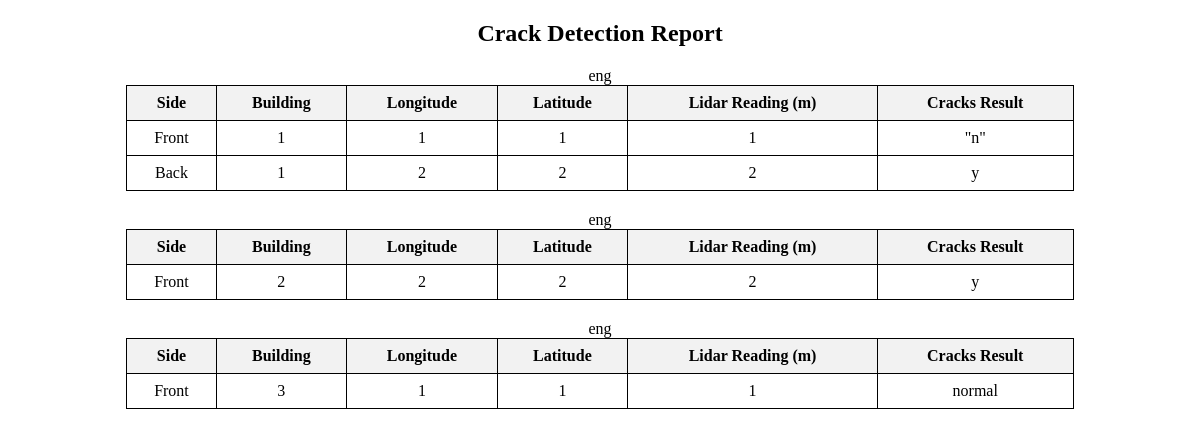
Page /usr_d/1 on the committed database.
### myapp/models.py (models this page shows, shortened)
class Signup_form(models.Model):
    firstname = models.CharField(max_length=30 , blank = True)
    lastname = models.CharField(max_length=30, blank = True)
    email = models.CharField(max_length=30, blank=True, unique=True)
    password = models.CharField(max_length=20, blank=True)
    project_name = models.CharField(max_length=30, blank = True)
    data_time = models.DateTimeField(default=datetime.now,blank=True)

class project_data(models.Model):
    user = models.ForeignKey(Signup_form, on_delete=models.CASCADE, related_name='projects_data',null=True,unique=False)
    lon = models.CharField(null=True, max_length=10)
    lat = models.CharField(null=True,max_length=10)
    lid = models.CharField(null=True,max_length=10)
    result = models.CharField(null=True,max_length=10)
    face = models.CharField(max_length=10, blank=True )
    building_id = models.IntegerField()

### myapp/views.py (the view)
# urls.py: path("usr_d/<int:id>", user_projects_view, name = 'usr_d'),
def user_projects_view(request, id):
    global user_email
    try:
        projects = []
        user_data = Signup_form.objects.get(id=id)
        print(f" user: {user_data.firstname}")
        all_projects = project_data.objects.filter(user = user_data)
        print(all_projects)
    except Signup_form.DoesNotExist:
        return HttpResponseRedirect(reverse("login"))
        projects = []
    all_data = []
    current_building_id = None
    current_group = []
    try:
        for project in all_projects:
                print(f"Processing data for project: {user_data.project_name}")
                record = project
                for i in range(len(record.lon)):
                    data_point = {
                        'project_name': user_data.project_name,
                        'user_id': record.user.id ,
                        'longitude': record.lon,
                        'latitude': record.lat,
                        'lidar': record.lid,
                        'cracks': record.result,
                        'face': record.face,
                        'building_id': record.building_id,
                    }
                    if current_building_id is None or current_building_id == record.building_id:
                        current_group.append(data_point)
                    else:
                        all_data.append(current_group)
                        current_group = [data_point]
                    current_building_id = record.building_id
        if current_group:
            all_data.append(current_group)
        print(all_data)
    except Exception as e:
        print(f"There was an error: {e}")
        all_data = []
    return render(request, 'usr_admin.html', {'data': all_data})

### myapp/templates/usr_admin.html (shortened to what this page needs)
<!DOCTYPE html>
<html lang="en">
<head>
</head>
<body>
    <div class="container">
        <h2>Crack Detection Report</h2>
        {% for one_data in data %}
        {{one_data.0.project_name}}
        <table>
            <thead>
                <tr>
                    <th>Side</th>
                    <th>Building</th>
                    <th>Longitude</th>
                    <th>Latitude</th>
                    <th>Lidar Reading (m)</th>
                    <th>Cracks Result</th>
                </tr>
            </thead>
            <tbody>
                {% for record in one_data %}
                <tr>
                    <td>{{ record.face }}</td>
                    <td>{{ record.building_id }}</td>
                    <td>{{ record.longitude }}</td>
                    <td>{{ record.latitude }}</td>
                    <td>{{ record.lidar }}</td>
                    <td>{{ record.cracks }}</td>
                </tr>
                {% endfor %}
            </tbody>
        </table>
        {% endfor %}
    </div>
</body>
</html>

### rows in the picture
Signup_form: project_name "eng" "eng" "eng"
project_data: face "Front", cracks "\"n\""
project_data: face "Back"
project_data: face "Front"
project_data: face "Front", cracks "normal"

### other values in the picture
{{ record.building_id }} "1" "1" "2" "3"
{{ record.longitude }} "1" "2" "2" "1"
{{ record.latitude }} "1" "2" "2" "1"
{{ record.lidar }} "1" "2" "2" "1"
{{ record.cracks }} "y" "y"
